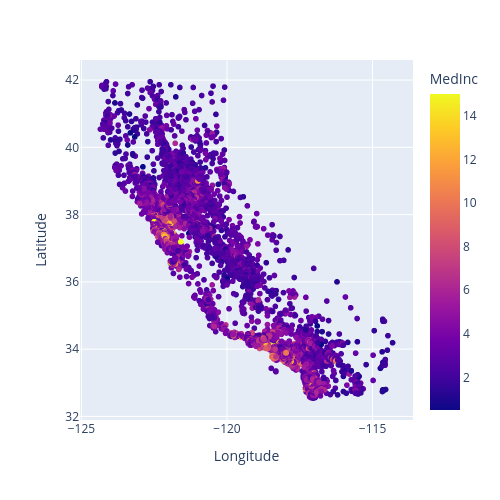

Write notebook code for a chart like this one.
### Code cell
fig = px.scatter(data,x='Longitude', y='Latitude', color='MedInc', width=500, height=500)
fig.show()

### Figure 1 — Plotly figure (JSON) as saved in the notebook; plotly's stock layout.template omitted (floating-point values rounded to 4 significant figures; data arrays with more than 128 entries replaced by an {"elided": "..."} marker saying what was removed)
{"data": [{"hovertemplate": "Longitude=%{x}<br>Latitude=%{y}<br>MedInc=%{marker.color}<extra></extra>", "legendgroup": "", "marker": {"color": {"elided": "20640 float values"}, "coloraxis": "coloraxis", "symbol": "circle"}, "mode": "markers", "name": "", "showlegend": false, "type": "scattergl", "x": {"elided": "20640 float values"}, "xaxis": "x", "y": {"elided": "20640 float values"}, "yaxis": "y"}], "layout": {"coloraxis": {"colorbar": {"title": {"text": "MedInc"}}, "colorscale": [[0, "#0d0887"], [0.1111, "#46039f"], [0.2222, "#7201a8"], [0.3333, "#9c179e"], [0.4444, "#bd3786"], [0.5556, "#d8576b"], [0.6667, "#ed7953"], [0.7778, "#fb9f3a"], [0.8889, "#fdca26"], [1, "#f0f921"]]}, "height": 500, "legend": {"tracegroupgap": 0}, "margin": {"t": 60}, "width": 500, "xaxis": {"anchor": "y", "domain": [0, 1], "title": {"text": "Longitude"}}, "yaxis": {"anchor": "x", "domain": [0, 1], "title": {"text": "Latitude"}}}}
